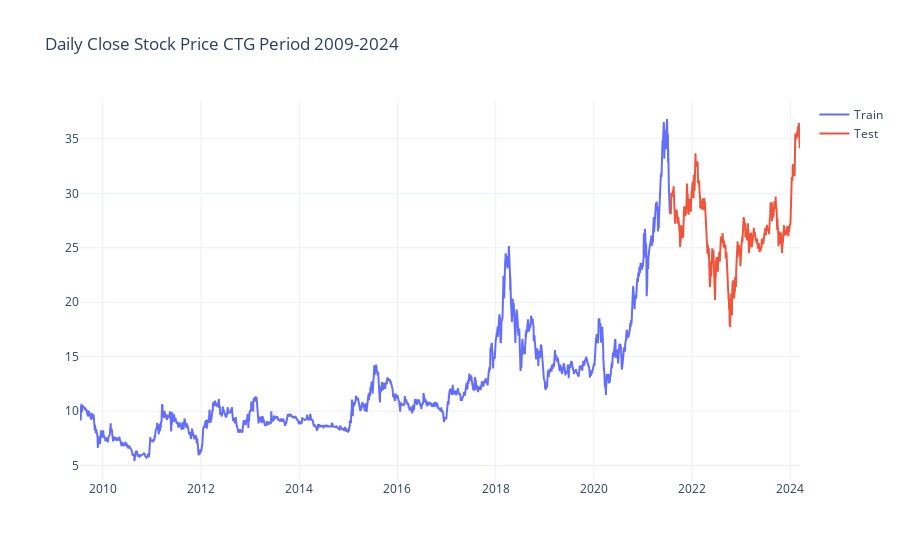

This figure's notebook cell:
### Code cell
pio.templates.default = "plotly_white"

st_fig = go.Figure()

line1 = go.Scatter(x = train['Date'], y = train['Close'], mode = 'lines', name = 'Train')
line2 = go.Scatter(x = test['Date'], y = test['Close'], mode = 'lines', name= 'Test')

st_fig.add_trace(line1)
st_fig.add_trace(line2)
st_fig.update_layout(title='Daily Close Stock Price CTG Period 2009-2024')
st_fig.show()

### Figure 1 — Plotly figure (JSON) as saved in the notebook; plotly's stock layout.template omitted (floating-point values rounded to 4 significant figures; data arrays with more than 128 entries replaced by an {"elided": "..."} marker saying what was removed)
{"data": [{"mode": "lines", "name": "Train", "type": "scatter", "x": {"elided": "3000 str values"}, "y": {"elided": "3000 float values"}}, {"mode": "lines", "name": "Test", "type": "scatter", "x": {"elided": "659 str values"}, "y": {"elided": "659 float values"}}], "layout": {"title": {"text": "Daily Close Stock Price CTG Period 2009-2024"}}}
